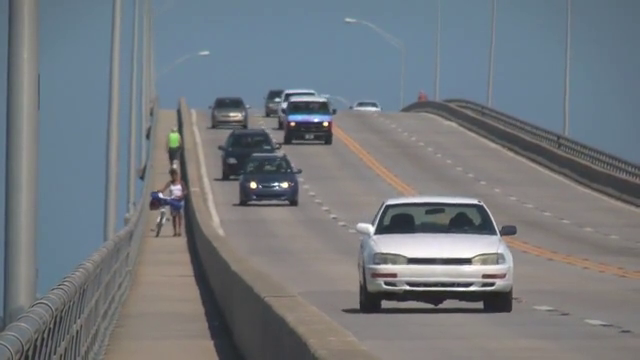
#> input picture frame 91 of img/slow_traffic_small.mp4, 640 x 360 px, given in place of test.mp4, which was not available
$ python chage_color_space.py
#> lines starting #> are read from the running program, lines starting #| are printed output that depends on the picture; after the words box and inside, x2 and y2 are one past the last pixel; in counts of white or black regions, pixels touching at a corner belong together; pictures that were not available may be replaced by others from this repository, and a replacement may not be noted
import cv2 as cv
import numpy as np
cap=cv.VideoCapture("img/test.mp4")

while(1):

    _, frame = cap.read()
#> frame is the input picture: shape (360, 640, 3); mean B, G, R 126.6, 121.2, 115.7

    hsv = cv.cvtColor(frame, cv.COLOR_BGR2HSV)
#> hsv: shape (360, 640, 3); mean H, S, V 67.8, 39.8, 131.8

    lower_blue = np.array([110,50,50])
    upper_blue = np.array([130,255,255])

    lower_green = np.array([50, 50, 120])
    upper_green = np.array([70, 255, 255])
    green_mask = cv.inRange(hsv, lower_green, upper_green)
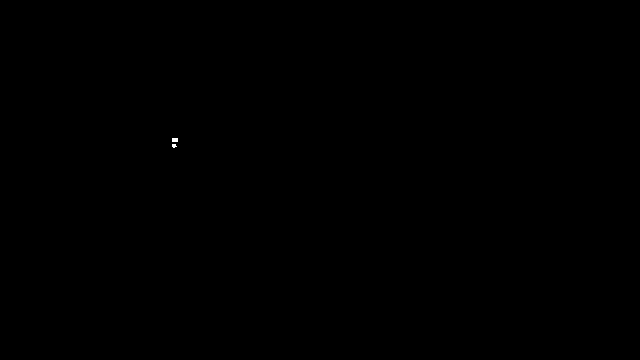
#> green_mask: shape (360, 640); 0.02% white; 2 white regions (1 under 20 px), largest, box (x1, y1, x2, y2) and area: (172, 138, 178, 142) 24


    blue_mask = cv.inRange(hsv, lower_blue, upper_blue)
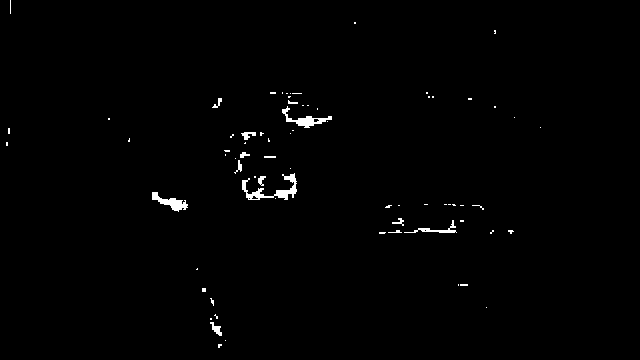
#> blue_mask: shape (360, 640); 0.85% white; 72 white regions (58 under 20 px), largest, box (x1, y1, x2, y2) and area: (242, 173, 297, 200) 451, (282, 106, 332, 128) 305, (152, 192, 188, 212) 286
    mask = blue_mask + green_mask


    res = cv.bitwise_and(frame,frame, mask= mask)

    cv.imshow('frame',frame)
    cv.imshow('mask',mask)
    cv.imshow('res',res)
    k = cv.waitKey(5) & 0xFF
#> (key Esc is pressed here)
    if k == 27:
        break
cv.destroyAllWindows()

$ run again, starting later in the video
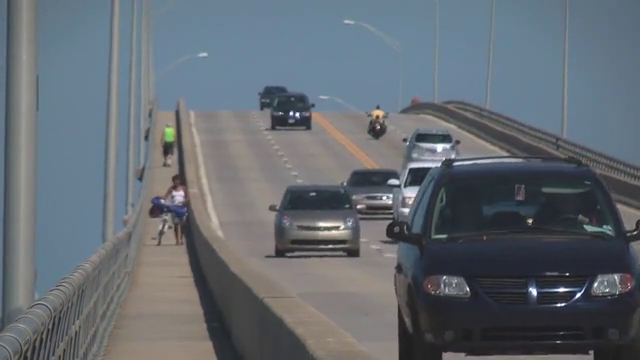
#> input picture frame 411 of img/slow_traffic_small.mp4, 640 x 360 px, given in place of test.mp4, which was not available
#> frame is the input picture: shape (360, 640, 3); mean B, G, R 113.8, 106.6, 99.3
#> hsv: shape (360, 640, 3); mean H, S, V 81.8, 45.5, 117.3
#> green_mask: shape (360, 640); 0.02% white; 1 white region, box (x1, y1, x2, y2) and area: (166, 130, 172, 142) 39
#> `blue_mask = cv.inRange(hsv, lower_blue, upper_blue)`:
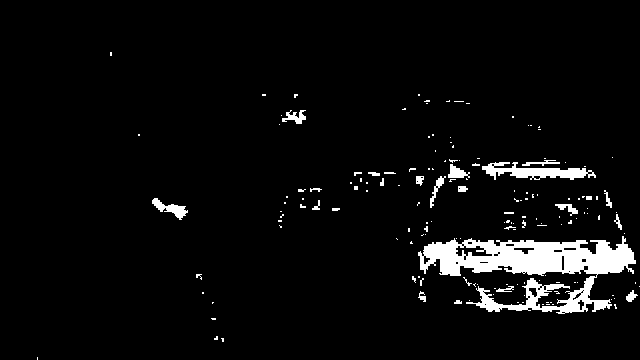
#> blue_mask: shape (360, 640); 4.7% white; 160 white regions (135 under 20 px), largest, box (x1, y1, x2, y2) and area: (418, 236, 636, 314) 7532, (482, 162, 596, 180) 1011, (152, 198, 188, 220) 305
#> `res = cv.bitwise_and(frame,frame, mask= mask)`:
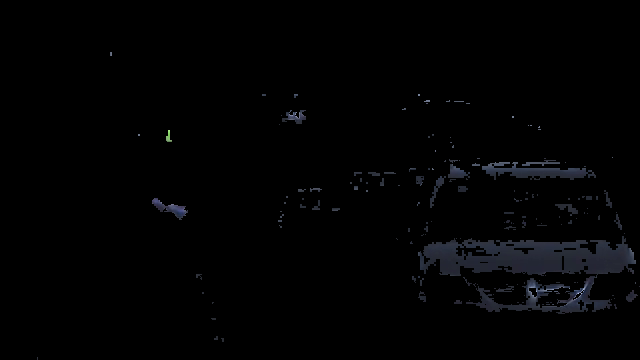
#> res: shape (360, 640, 3); mean B, G, R 3, 2.4, 2.2

$ run again, starting later in the video
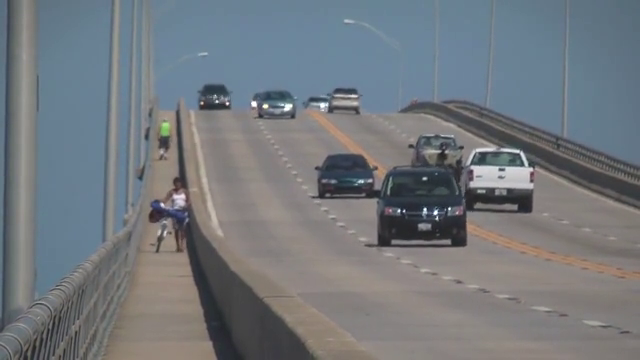
#> input picture frame 731 of img/slow_traffic_small.mp4, 640 x 360 px, given in place of test.mp4, which was not available
#> frame is the input picture: shape (360, 640, 3); mean B, G, R 125.5, 120.3, 115.1
#> hsv: shape (360, 640, 3); mean H, S, V 66.1, 39.7, 130.9
#> green_mask: shape (360, 640); 0.02% white; 1 white region, box (x1, y1, x2, y2) and area: (162, 126, 168, 136) 40
#> `blue_mask = cv.inRange(hsv, lower_blue, upper_blue)`:
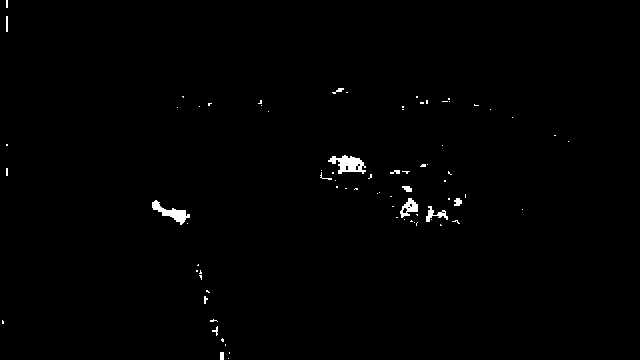
#> blue_mask: shape (360, 640); 0.7% white; 78 white regions (65 under 20 px), largest, box (x1, y1, x2, y2) and area: (328, 155, 366, 174) 401, (152, 200, 190, 225) 333, (400, 198, 418, 218) 183
